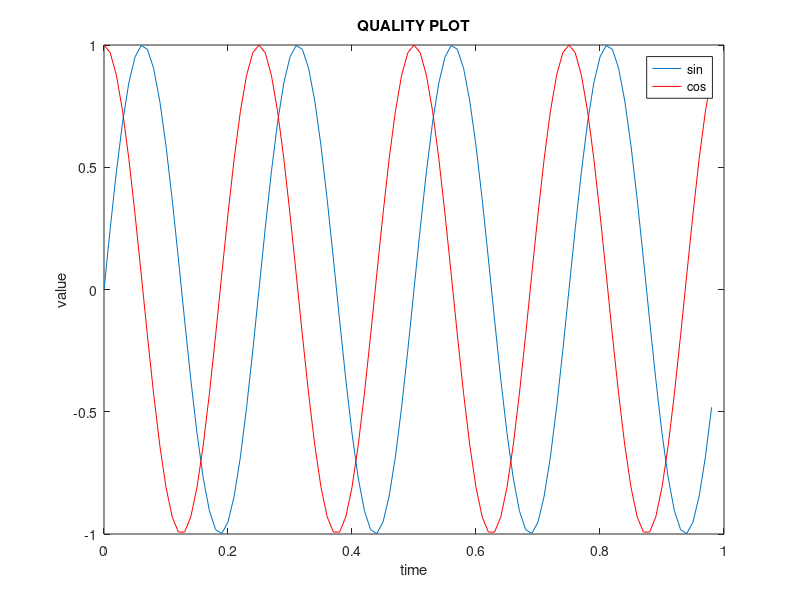
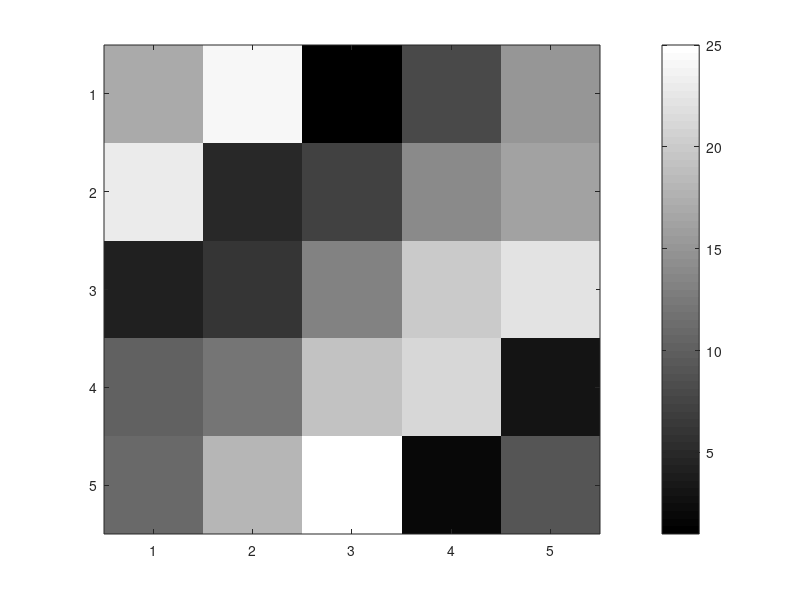

Reproduce these figures in MATLAB, in order.
t = [0:0.01:0.98];
y1 = sin(2*pi*4*t);
plot(t, y1);
y2 = cos(2*pi*4*t);
plot(t, y2);

% add plots on top
plot(t, y1);
hold on;  % allow to put figures on top of existing plot
plot(t, y2, 'r'); % 'r' = draw line in red
xlabel('time');
ylabel('value');
legend('sin', 'cos')
title('QUALITY PLOT')
print -dpng 'myPLOT.png'
close   % closes current plot

% show plots on different figures
figure(1); plot(t, y1); % create figure 1, show plot y1 on it
figure(2); plot(t, y2); % create figure 2, show plot y2 on it
close

% show plots in same figure, in a grid
subplot(1, 2, 1); % divide plot in 1x2 grid, access first element
plot(t, y1);
subplot(1, 2, 2);
plot(t, y2);
axis([0.5 1 -1 1]); % changes the plot axis ranges

clf; % clears figure
close;

% visualize matrix
A = magic(5);
imagesc(A); % plot by colors, each color a different matrix value
imagesc(A), colorbar, colormap gray; % colorbar shows the different values heat
